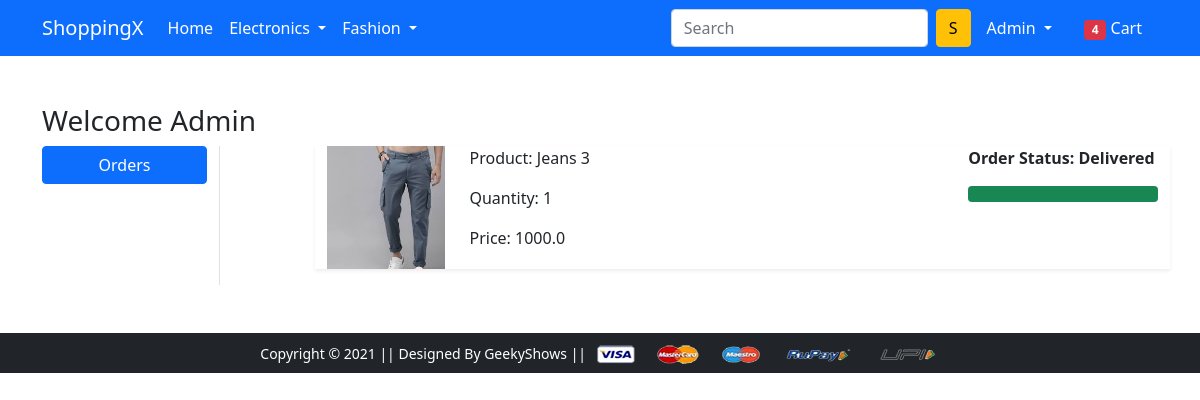
Screenshot of /orders/ (signed in) with the database file from the repository.
### app/models.py (models this page shows, shortened)
class OrderPlaced(models.Model):
    user=models.ForeignKey(User, on_delete=models.CASCADE)
    customer=models.ForeignKey(Customer, on_delete=models.CASCADE)
    product=models.ForeignKey(Product, on_delete=models.CASCADE)
    quantity=models.PositiveIntegerField(default=1)
    ordered_date=models.DateTimeField(auto_now_add=True)
    status=models.CharField( max_length=50, choices=STATUS_CHOICES, default='Pending')
    @property
    def total_cost(self):
        return self.quantity * self.product.discounted_price

class Product(models.Model):
    title=models.CharField( max_length=100)
    selling_price=models.FloatField()
    discounted_price=models.FloatField()
    description=models.TextField()
    brand=models.CharField(max_length=100)
    category= models.CharField(choices=CATEGORY_CHOICES,max_length=2)
    product_image=models.ImageField( upload_to='productimg')

### app/views.py (the view)
# urls.py: path('orders/', views.orders, name='orders'),
@login_required
def orders(request):
    op=OrderPlaced.objects.filter(user=request.user)
    return render(request, 'app/orders.html',{'order_placed':op})

### app/templates/app/orders.html (shortened to what this page needs)
{% extends 'app/base.html' %}
{% load static %}
{% block main-content %}
<div class="container my-5">
 <div class="row">
 <h3>Welcome <span class="text-capitalize">{{request.user}}</span></h3>
  <div class="col-sm-2 border-end">
   <ul class="list-unstyled">
    <li class="d-grid"><a href="{% url 'orders' %}" class="btn btn-primary">Orders</a></li>
   </ul>
  </div>
  <div class="col-sm-9 offset-sm-1">
    {% for op in order_placed %}
    <div class="row shadow-sm mb-3">
    <div class="col-sm-2">
        <img src="{{op.product.product_image.url}}" alt="" srcset="" class="img-fluid" height="150" width="150">
    </div>
    <div class="col-sm-7">
        <p>Product: {{op.product.title}}</p>
        <p>Quantity: {{op.quantity}}</p>
        <p>Price: {{op.total_cost}}</p>
    </div>
    <div class="col-sm-3 fw-bold">
        <p>Order Status: {{op.status}}</p>
        {% if op.status == 'Delivered' %}
        <div class="progress">
            <div class="progress-bar bg-success" role="progressbar" style="width: 100%" aria-valuenow="100" aria-valuemin="0" aria-valuemax="100"></div>
        </div>
        {% endif %}
    </div>
   </div>
   {% endfor %}
  </div>
 </div>
</div>
{% endblock main-content %}

### app/templates/app/base.html (shortened to what this page needs)
<!doctype html>
{% load static %}
<html lang="en">
  <head>
    <link href="https://cdn.jsdelivr.net/npm/bootstrap@5.0.0-beta1/dist/css/bootstrap.min.css" rel="stylesheet">
    <link rel="stylesheet" href="{% static 'app/css/owl.carousel.min.css' %}">
    <link rel="stylesheet" href="{% static 'app/css/all.min.css' %}">
    <link rel="stylesheet" href="{% static 'app/css/style.css' %}">
  </head>
  <body>
    <nav class="navbar navbar-expand-lg navbar-dark bg-primary">
     <div class="container">
       <a class="navbar-brand" href="/">ShoppingX</a>
       <div class="collapse navbar-collapse" id="navbarSupportedContent">
         <ul class="navbar-nav me-auto mb-2 mb-lg-0">
           <li class="nav-item">
             <a class="nav-link active" aria-current="page" href="/">Home</a>
           </li>
           <li class="nav-item dropdown">
             <a class="nav-link dropdown-toggle text-white" href="#" id="electronicsDropdown" role="button" data-bs-toggle="dropdown" aria-expanded="false">
               Electronics
             </a>
           </li>
           <li class="nav-item dropdown">
             <a class="nav-link dropdown-toggle text-white" href="#" id="fashionDropdown" role="button" data-bs-toggle="dropdown" aria-expanded="false">
               Fashion
             </a>
           </li>
         </ul>
         <form class="d-flex">
           <input class="form-control me-2" type="search" placeholder="Search" aria-label="Search">
           <button class="btn btn-warning" type="submit">S</button>
         </form>
         <div>
          <ul class="navbar-nav me-auto mb-2 mb-lg-0">
            {% if request.user.is_authenticated %}
           <li class="nav-item dropdown mx-2">
              <a class="nav-link dropdown-toggle text-white" href="#" id="profileDropdown" role="button" data-bs-toggle="dropdown" aria-expanded="false">
                {{request.user.username|capfirst}}
              </a>
            </li>
            <li class="nav-item mx-2">
             <a href="{% url 'showcart' %}" class="nav-link text-white"><span class="badge bg-danger">4</span> Cart </a>
            </li>
            {% endif %}
          </ul>
         </div>
       </div>
     </div>
    </nav>
    {% block main-content %} {% endblock main-content %}
    <footer class="container-fluid bg-dark text-center p-2 mt-5">
        <small class="text-white">Copyright &copy; 2021 || Designed By GeekyShows || </small>
        <img src="{% static 'app/images/payment.png' %}" alt="" srcset="" class="img-fluid" height="2px">
    </footer>
  </body>
</html>

### rows the page displays
OrderPlaced: product.product_image (picture), product "Jeans 3", quantity "1", total_cost "1000.0", status "Delivered"

### other values shown
{{ request.user.username|capfirst }} "Admin"
{{ request.user }} "Admin"
